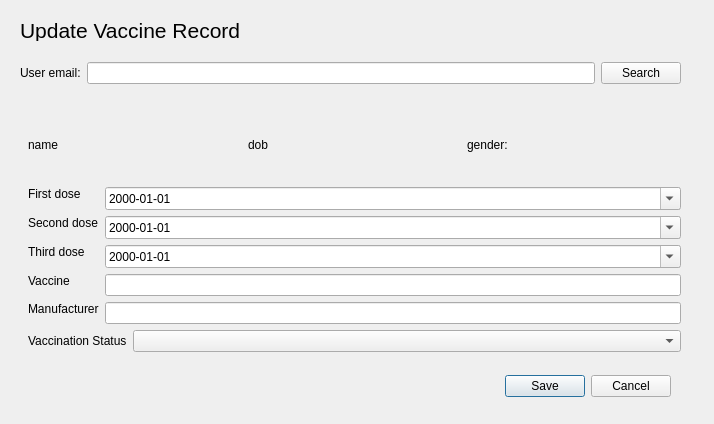
<?xml version="1.0" encoding="UTF-8"?>
<ui version="4.0">
 <class>UploadVaccineRecord</class>
 <widget class="QDialog" name="UploadVaccineRecord">
  <property name="geometry">
   <rect>
    <x>0</x>
    <y>0</y>
    <width>714</width>
    <height>424</height>
   </rect>
  </property>
  <property name="windowTitle">
   <string>Update Vaccine Record</string>
  </property>
  <widget class="QDialogButtonBox" name="buttonBox">
   <property name="geometry">
    <rect>
     <x>330</x>
     <y>370</y>
     <width>341</width>
     <height>32</height>
    </rect>
   </property>
   <property name="orientation">
    <enum>Qt::Horizontal</enum>
   </property>
   <property name="standardButtons">
    <set>QDialogButtonBox::Cancel|QDialogButtonBox::Save</set>
   </property>
  </widget>
  <widget class="QLabel" name="label">
   <property name="geometry">
    <rect>
     <x>20</x>
     <y>20</y>
     <width>341</width>
     <height>21</height>
    </rect>
   </property>
   <property name="font">
    <font>
     <pointsize>16</pointsize>
    </font>
   </property>
   <property name="text">
    <string>Update Vaccine Record</string>
   </property>
  </widget>
  <widget class="QWidget" name="">
   <property name="geometry">
    <rect>
     <x>20</x>
     <y>60</y>
     <width>661</width>
     <height>26</height>
    </rect>
   </property>
   <layout class="QHBoxLayout" name="horizontalLayout">
    <item>
     <widget class="QLabel" name="label_2">
      <property name="text">
       <string>User email:</string>
      </property>
     </widget>
    </item>
    <item>
     <widget class="QLineEdit" name="lineEdit_email"/>
    </item>
    <item>
     <widget class="QPushButton" name="pushButton">
      <property name="text">
       <string>Search</string>
      </property>
     </widget>
    </item>
   </layout>
  </widget>
  <widget class="QFrame" name="frame_status">
   <property name="geometry">
    <rect>
     <x>19</x>
     <y>100</y>
     <width>671</width>
     <height>261</height>
    </rect>
   </property>
   <layout class="QVBoxLayout" name="verticalLayout">
    <item>
     <layout class="QHBoxLayout" name="horizontalLayout_3">
      <item>
       <widget class="QLabel" name="label_name">
        <property name="text">
         <string>name</string>
        </property>
       </widget>
      </item>
      <item>
       <widget class="QLabel" name="label_dob">
        <property name="text">
         <string>dob</string>
        </property>
       </widget>
      </item>
      <item>
       <widget class="QLabel" name="label_gender">
        <property name="text">
         <string>gender:</string>
        </property>
       </widget>
      </item>
     </layout>
    </item>
    <item>
     <layout class="QFormLayout" name="formLayout">
      <item row="0" column="0">
       <widget class="QLabel" name="label_3">
        <property name="sizePolicy">
         <sizepolicy hsizetype="Maximum" vsizetype="Maximum">
          <horstretch>0</horstretch>
          <verstretch>0</verstretch>
         </sizepolicy>
        </property>
        <property name="text">
         <string>First dose</string>
        </property>
       </widget>
      </item>
      <item row="1" column="0">
       <widget class="QLabel" name="label_4">
        <property name="sizePolicy">
         <sizepolicy hsizetype="Maximum" vsizetype="Maximum">
          <horstretch>0</horstretch>
          <verstretch>0</verstretch>
         </sizepolicy>
        </property>
        <property name="text">
         <string>Second dose</string>
        </property>
       </widget>
      </item>
      <item row="2" column="0">
       <widget class="QLabel" name="label_5">
        <property name="sizePolicy">
         <sizepolicy hsizetype="Maximum" vsizetype="Maximum">
          <horstretch>0</horstretch>
          <verstretch>0</verstretch>
         </sizepolicy>
        </property>
        <property name="text">
         <string>Third dose</string>
        </property>
       </widget>
      </item>
      <item row="3" column="0">
       <widget class="QLabel" name="label_6">
        <property name="sizePolicy">
         <sizepolicy hsizetype="Maximum" vsizetype="Maximum">
          <horstretch>0</horstretch>
          <verstretch>0</verstretch>
         </sizepolicy>
        </property>
        <property name="text">
         <string>Vaccine</string>
        </property>
       </widget>
      </item>
      <item row="3" column="1">
       <widget class="QLineEdit" name="lineEdit_vaccine_name"/>
      </item>
      <item row="4" column="0">
       <widget class="QLabel" name="label_7">
        <property name="sizePolicy">
         <sizepolicy hsizetype="Maximum" vsizetype="Maximum">
          <horstretch>0</horstretch>
          <verstretch>0</verstretch>
         </sizepolicy>
        </property>
        <property name="text">
         <string>Manufacturer</string>
        </property>
       </widget>
      </item>
      <item row="4" column="1">
       <widget class="QLineEdit" name="lineEdit_manufacturer"/>
      </item>
      <item row="0" column="1">
       <widget class="QDateEdit" name="dateEdit_dose1">
        <property name="time">
         <time>
          <hour>13</hour>
          <minute>0</minute>
          <second>0</second>
         </time>
        </property>
        <property name="currentSection">
         <enum>QDateTimeEdit::YearSection</enum>
        </property>
        <property name="displayFormat">
         <string>yyyy-MM-dd</string>
        </property>
        <property name="calendarPopup">
         <bool>true</bool>
        </property>
        <property name="timeSpec">
         <enum>Qt::LocalTime</enum>
        </property>
       </widget>
      </item>
      <item row="1" column="1">
       <widget class="QDateEdit" name="dateEdit_dose2">
        <property name="displayFormat">
         <string>yyyy-MM-dd</string>
        </property>
        <property name="calendarPopup">
         <bool>true</bool>
        </property>
        <property name="timeSpec">
         <enum>Qt::LocalTime</enum>
        </property>
       </widget>
      </item>
      <item row="2" column="1">
       <widget class="QDateEdit" name="dateEdit_dose3">
        <property name="displayFormat">
         <string>yyyy-MM-dd</string>
        </property>
        <property name="calendarPopup">
         <bool>true</bool>
        </property>
        <property name="timeSpec">
         <enum>Qt::LocalTime</enum>
        </property>
       </widget>
      </item>
     </layout>
    </item>
    <item>
     <layout class="QHBoxLayout" name="horizontalLayout_2">
      <item>
       <widget class="QLabel" name="label_8">
        <property name="sizePolicy">
         <sizepolicy hsizetype="Maximum" vsizetype="Maximum">
          <horstretch>0</horstretch>
          <verstretch>0</verstretch>
         </sizepolicy>
        </property>
        <property name="text">
         <string>Vaccination Status</string>
        </property>
       </widget>
      </item>
      <item>
       <widget class="QComboBox" name="comboBox"/>
      </item>
     </layout>
    </item>
   </layout>
  </widget>
 </widget>
 <resources/>
 <connections>
  <connection>
   <sender>buttonBox</sender>
   <signal>accepted()</signal>
   <receiver>UploadVaccineRecord</receiver>
   <slot>accept()</slot>
   <hints>
    <hint type="sourcelabel">
     <x>248</x>
     <y>254</y>
    </hint>
    <hint type="destinationlabel">
     <x>157</x>
     <y>274</y>
    </hint>
   </hints>
  </connection>
  <connection>
   <sender>buttonBox</sender>
   <signal>rejected()</signal>
   <receiver>UploadVaccineRecord</receiver>
   <slot>reject()</slot>
   <hints>
    <hint type="sourcelabel">
     <x>316</x>
     <y>260</y>
    </hint>
    <hint type="destinationlabel">
     <x>286</x>
     <y>274</y>
    </hint>
   </hints>
  </connection>
 </connections>
</ui>
